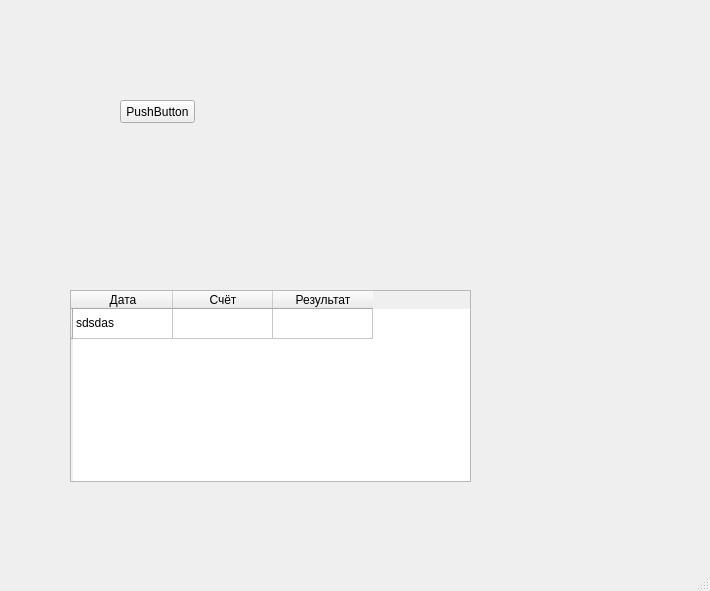
<?xml version="1.0" encoding="UTF-8"?>
<ui version="4.0">
 <class>MainWindow</class>
 <widget class="QMainWindow" name="MainWindow">
  <property name="geometry">
   <rect>
    <x>0</x>
    <y>0</y>
    <width>710</width>
    <height>591</height>
   </rect>
  </property>
  <property name="windowTitle">
   <string>MainWindow</string>
  </property>
  <widget class="QWidget" name="centralwidget">
   <widget class="QTableWidget" name="tableCom">
    <property name="geometry">
     <rect>
      <x>70</x>
      <y>290</y>
      <width>401</width>
      <height>192</height>
     </rect>
    </property>
    <row>
     <property name="text">
      <string/>
     </property>
    </row>
    <column>
     <property name="text">
      <string>Дата</string>
     </property>
    </column>
    <column>
     <property name="text">
      <string>Счёт</string>
     </property>
    </column>
    <column>
     <property name="text">
      <string>Результат</string>
     </property>
    </column>
    <item row="0" column="0">
     <property name="text">
      <string>sdsdas</string>
     </property>
    </item>
   </widget>
   <widget class="QPushButton" name="Add_Tab_Button">
    <property name="geometry">
     <rect>
      <x>120</x>
      <y>100</y>
      <width>75</width>
      <height>23</height>
     </rect>
    </property>
    <property name="text">
     <string>PushButton</string>
    </property>
   </widget>
  </widget>
  <widget class="QMenuBar" name="menubar">
   <property name="geometry">
    <rect>
     <x>0</x>
     <y>0</y>
     <width>710</width>
     <height>22</height>
    </rect>
   </property>
  </widget>
  <widget class="QStatusBar" name="statusbar"/>
 </widget>
 <resources/>
 <connections/>
</ui>
